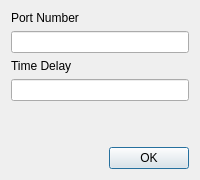
<?xml version="1.0" encoding="UTF-8"?>
<ui version="4.0">
 <class>Dialog</class>
 <widget class="QDialog" name="Dialog">
  <property name="windowTitle">
   <string>Server Configuration</string>
  </property>
  <layout class="QGridLayout" name="gridLayout_2">
   <item row="1" column="1">
    <widget class="QPushButton" name="pushButton">
     <property name="text">
      <string>OK</string>
     </property>
    </widget>
   </item>
   <item row="1" column="0">
    <spacer name="horizontalSpacer">
     <property name="orientation">
      <enum>Qt::Horizontal</enum>
     </property>
     <property name="sizeHint" stdset="0">
      <size>
       <width>40</width>
       <height>20</height>
      </size>
     </property>
    </spacer>
   </item>
   <item row="0" column="0" colspan="2">
    <layout class="QGridLayout" name="gridLayout">
     <item row="1" column="0">
      <widget class="QLineEdit" name="lineEdit"/>
     </item>
     <item row="0" column="0">
      <widget class="QLabel" name="label">
       <property name="text">
        <string>Port Number</string>
       </property>
      </widget>
     </item>
     <item row="4" column="0">
      <spacer name="verticalSpacer">
       <property name="orientation">
        <enum>Qt::Vertical</enum>
       </property>
       <property name="sizeHint" stdset="0">
        <size>
         <width>20</width>
         <height>40</height>
        </size>
       </property>
      </spacer>
     </item>
     <item row="2" column="0">
      <widget class="QLabel" name="label_2">
       <property name="text">
        <string>Time Delay</string>
       </property>
      </widget>
     </item>
     <item row="3" column="0">
      <widget class="QLineEdit" name="lineEdit_2"/>
     </item>
    </layout>
   </item>
  </layout>
 </widget>
 <resources/>
 <connections/>
</ui>
